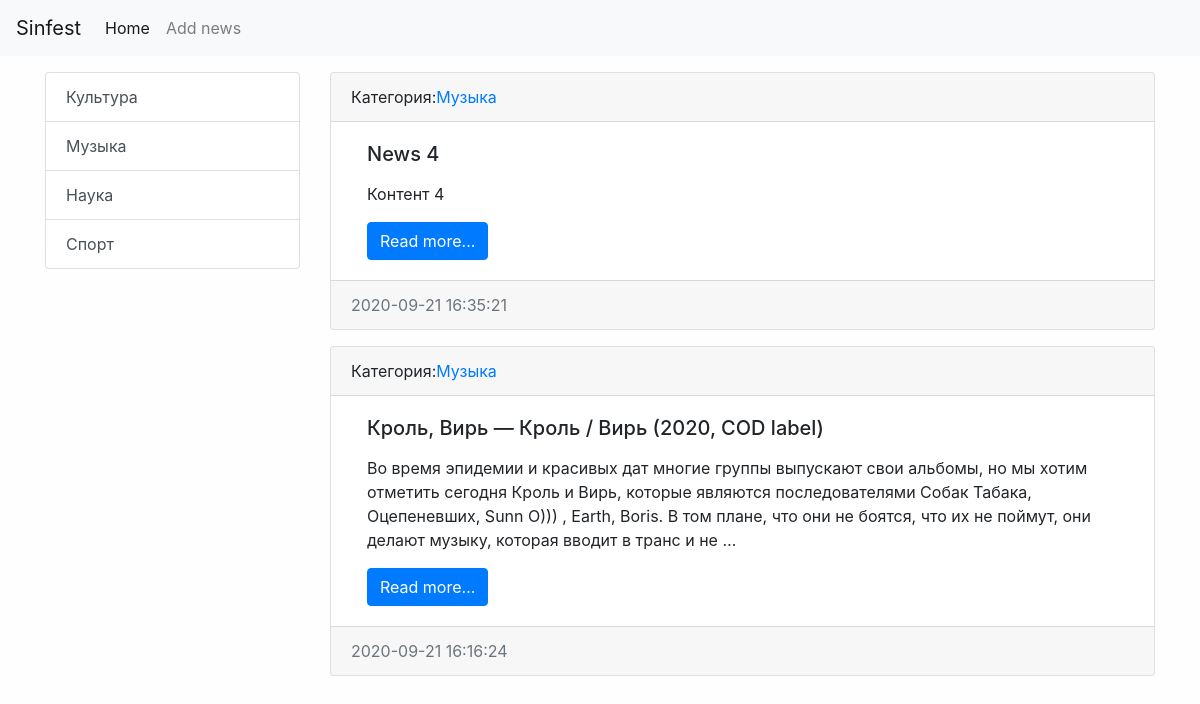
Screenshot of /category/3/ with the database file from the repository.
### news/models.py (models this page shows, shortened)
class Category(models.Model):
    title = models.CharField(max_length=150, db_index=True, verbose_name='Наименование категории')
    def get_absolute_url(self):
        return reverse("category", kwargs={"category_id": self.pk})
    def __str__(self):
        return self.title
    class Meta:
        verbose_name = 'Категория'
        verbose_name_plural = 'Категории'
        ordering = ['title']

class News(models.Model):
    title = models.CharField(max_length=150, verbose_name='Наименование')
    content = models.TextField(blank=True, verbose_name='Контент')
    created_at = models.DateTimeField(auto_now_add=True, verbose_name='Дата публикации')
    updated_at = models.DateTimeField(auto_now=True, verbose_name='Обновлено')
    photo = models.ImageField(upload_to='photos/%Y/%m/%d/', verbose_name='Фото', blank=True)
    is_published = models.BooleanField(default=True, verbose_name='Опубликовано')
    category = models.ForeignKey('Category', on_delete=models.PROTECT, verbose_name='Категория')
    def get_absolute_url(self):
        return reverse("view_news", kwargs={"news_id": self.pk})
    class Meta:
        verbose_name = 'Новость'
        verbose_name_plural = 'Новости'
        ordering = ['-created_at']

### news/views.py (the view)
# urls.py: path('category/<int:category_id>/', NewsByCategory.as_view(), name='category'),
class NewsByCategory(ListView):
    model = News
    template_name = 'news/home_news_list.html'
    context_object_name = 'news'
    allow_empty = False
    def get_context_data(self, *, object_list=None, **kwargs):
        context = super().get_context_data(**kwargs)
        context['title'] = Category.objects.get(pk=self.kwargs['category_id'])
        return context
    def get_queryset(self):
        return News.objects.filter(category_id=self.kwargs['category_id'], is_published=True)

### news/templatetags/news_tags.py (called while the page is built)
@register.inclusion_tag('news/list_categories.html')
def show_categories():
    categories = Category.objects.all()
    return {"categories" : categories}

### news/templates/news/home_news_list.html (shortened to what this page needs)
{% extends 'base.html' %}
{% block sidebar %}
{% include 'inc/_sidebar.html'%}
{% endblock %}
{% block content %}
{% for item in news %}
<div class="card mb-3">
    <div class="card-header">
        Категория:<a href="{{ item.category.get_absolute_url }}">{{ item.category }}</a>
    </div>
    <div class="card-body">
        <div class="media">
            <div class="media-body">
                <h5 class="card-title">{{ item.title }}</h5>
                <p class="card-text">{{ item.content|safe|linebreaks|truncatewords:50 }}</p>
                <a href="{{ item.get_absolute_url }}" class="btn btn-primary">Read more...</a>
            </div>
        </div>
    </div>
    <div class="card-footer text-muted">
        {{ item.created_at|date:"Y-m-d H:i:s" }}
    </div>
</div>
{% endfor %}
{% endblock %}

### news/templates/news/list_categories.html
<div class="list-group">
    {% for item in categories %}
    <a href="{{ item.get_absolute_url }}" class="list-group-item list-group-item-action">{{ item.title }}</a>
{% endfor %}
</div>

### testsite/static/css/style.css (style rules this page uses)
body { background-color: #fefefe; }

### rows the page displays
Category: title "Культура"
Category: title "Музыка"
Category: title "Наука"
Category: title "Спорт"
News: category "Музыка", title "News 4", content "Контент 4", created_at "2020-09-21 16:35:21"
News: category "Музыка", title "Кроль, Вирь — Кроль / Вирь (2020, COD label)", content "Во время эпидемии и красивых дат многие группы выпускают свои альбомы, но мы хотим отметить сегодня Кроль и Вирь, которые являются последователями Собак Табака, Оцепеневших, Sunn O))) , Earth, Boris. В том плане, что они не боятся, что их не поймут, они делают музыку, которая вводит в транс и не …", created_at "2020-09-21 16:16:24"
